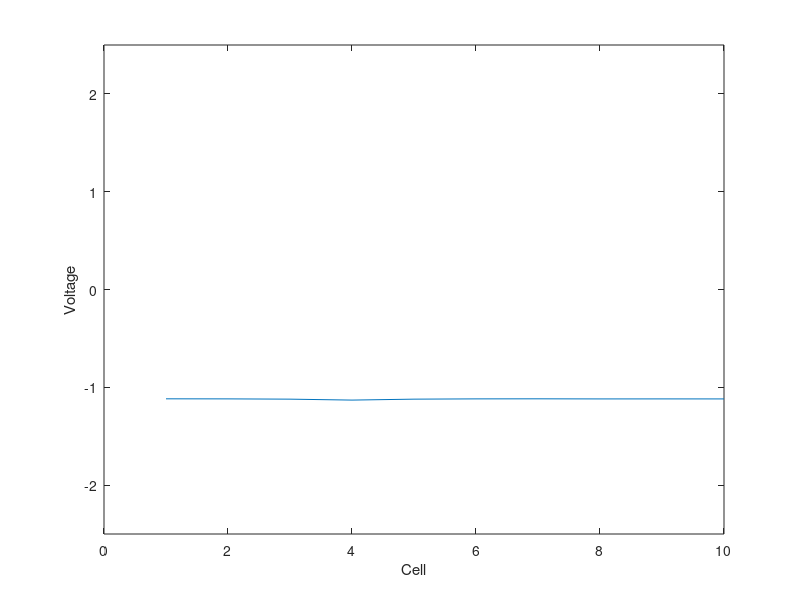
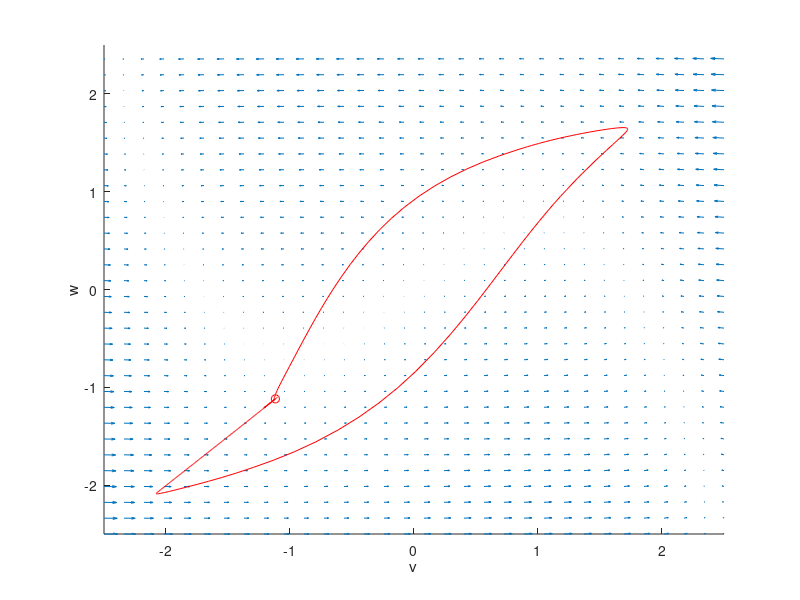

Write the MATLAB code that produced these figures, in order.
% model parameters
eps = 0.08;
a = 1;
b = 0.2;

% current injection
I_0 = 1.0;
start = 40;
stop = 47;
I = @(t) I_0*(t>start).*(t<stop);

% model definition
f = @(v,w) v - 1/3*v.^3 - w;
g = @(v,w) eps*(v + a -b*w);


%% single cell
%dxdt =@ (t,x) [f(x(1),x(2)) + I(t); g(x(1),x(2));];

% solve!
%[T,X] = ode45(dxdt,[0,100], [-1.5,-0.5]);

D = 0.9;
% multiple cells

dxdt = @(t,x) [
    f(x(1), x(11)) + D*(x(10)-2*x(1)+x(2));
    f(x(2), x(12)) + D*(x(1)-2*x(2)+x(3));
    f(x(3), x(13)) + D*(x(2)-2*x(3)+x(4));
    f(x(4), x(14)) + I(t) + D*(x(3)-2*x(4)+x(5));
    f(x(5), x(15)) + D*(x(4)-2*x(5)+x(6));
    f(x(6), x(16)) + D*(x(5)-2*x(6)+x(7));
    f(x(7), x(17)) + D*(x(6)-2*x(7)+x(8));
    f(x(8), x(18)) + D*(x(7)-2*x(8)+x(9));
    f(x(9), x(19)) + D*(x(8)-2*x(9)+x(10));
    f(x(10), x(20)) + D*(x(9)-2*x(10)+x(1));
    g(x(1), x(11));
    g(x(2), x(12));
    g(x(3), x(13));
    g(x(4), x(14));
    g(x(5), x(15));
    g(x(6), x(16));
    g(x(7), x(17));
    g(x(8), x(18));
    g(x(9), x(19));
    g(x(10), x(20));
    ];

ic = [-1.1*ones(10,1);-0.6*ones(10,1)];
[T,X] = ode45(dxdt,[0,100], ic);

figure(405); 
clf; 
hold on;
set(gca, 'xlim', [-2.5, 2.5], 'ylim', [-2.5,2.5])
ylabel('w');
xlabel('v')

uArray = linspace(-2.5, 2.5,32);
wArray = linspace(-2.5, 2.52,32);

[uMesh,wMesh] = meshgrid(uArray, wArray);

% the Matlab plot command for a field of arrows is:
quiver(uMesh, wMesh, f(uMesh, wMesh), g(uMesh,wMesh), 0.5)

plot(X(:,1),X(:,2),'-r')
plot(X(end,1),X(end,2), 'or')

% movie
for nt=1:numel(T)
    figure(5); clf; hold on; box on;
    plot(X(nt,1:10)); 
    set(gca,'ylim', [-2.5,2.5])
    xlabel('Cell');
    ylabel('Voltage')
    drawnow;
end
